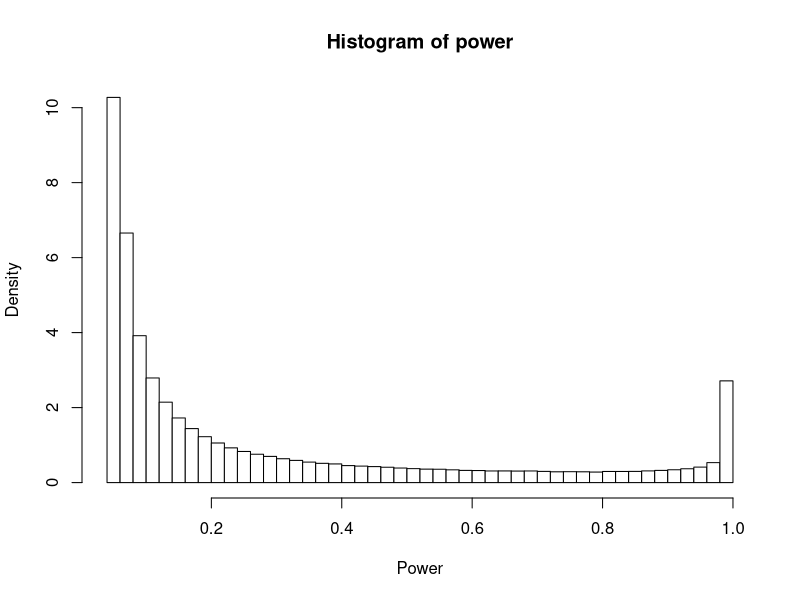
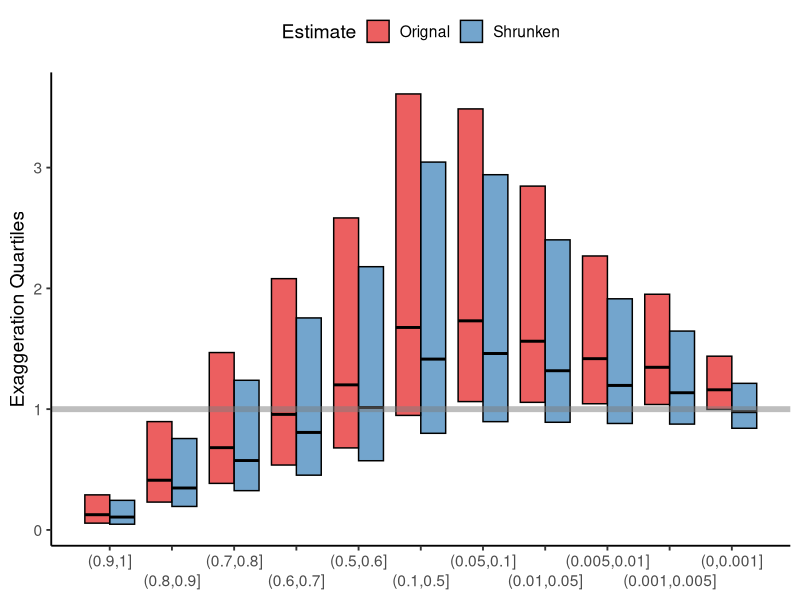
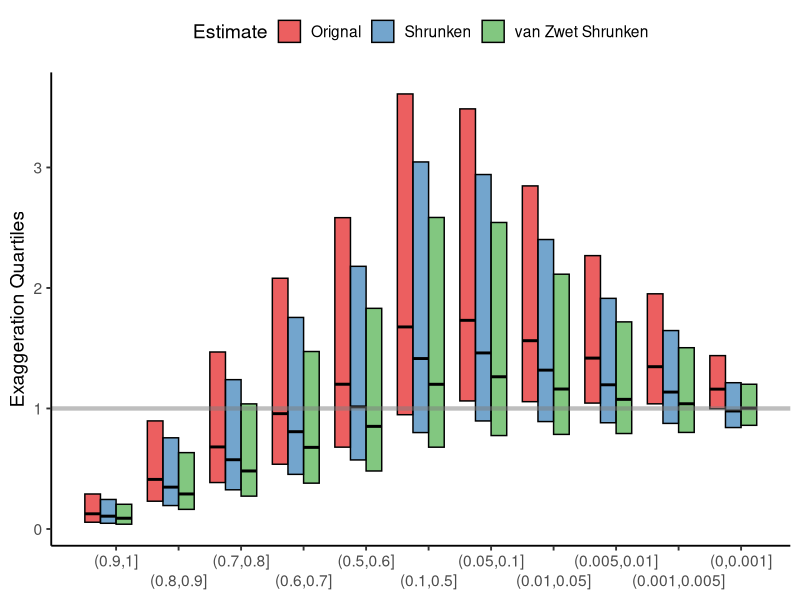

R code for these plots, in order:
## ---- chunk 1
#| code-fold: false
library(tidyverse)
rmix = function(n,p,m,s){
  d=rmultinom(n,1,p)
  rnorm(n,m%*%d,s%*%d)
}

# Standard deviation for the snr
s <- c(0.61, 1.42, 2.16, 5.64)
p <- c(0.32, 0.3, 0.3, 0.07)
m <- rep(0, 4)
n <- 1e6
snr <- rmix(n, p, m, s)
z <- rnorm(n, snr, 1)
## ---- chunk 2
#| code-fold: false
power <- pnorm(-1.96 - snr) + 1 - pnorm(1.96-snr)
hist(power, xlab = 'Power', breaks=40, col = 'white', probability = T)
## ---- chunk 3
#| code-fold: false

s_z <- c(1.17, 1.74, 2.38, 5.73)
s_weighted <- sqrt(weighted.mean(s_z^2, p))

new_snr <- rmix(n, p, m, s)
new_z <- rnorm(n, new_snr, 1)
shrunken_z <- new_z * 1.0 / (1/s_weighted^2 + 1)

new_exag <- abs(new_z/new_snr)
shrunken_exag <- abs(shrunken_z/new_snr)

## ---- chunk 4
p_values <- 2*pnorm(-abs(new_z))
p_strata <- cut(p_values, c(c(0, 0.001, 0.005, 0.01, 0.05, 0.1), seq(.5, 1, 0.1)))


df_sum <- tibble(
  p_strata = p_strata, 
  Orignal = new_exag,
  Shrunken = shrunken_exag
) %>% 
  pivot_longer(-p_strata, names_to = 'estimate', values_to = 'exag') %>% 
  group_by(p_strata, 
           estimate
           ) %>%
  summarise(
    q25 = quantile(exag, 0.25, na.rm = TRUE),
    q50 = quantile(exag, 0.50, na.rm = TRUE),
    q75 = quantile(exag, 0.75, na.rm = TRUE),
    mn = mean(exag)
  ) %>%
  mutate(strata_num = as.numeric(p_strata))

# Plot
dodge_width <- -0.2

ggplot(df_sum, aes(x = strata_num, fill = estimate)) +
  geom_rect(aes(
    xmin = strata_num - 0.2 + 
      ifelse(estimate == "Orignal", -dodge_width, dodge_width),
    xmax = strata_num + 0.2 + 
      ifelse(estimate == "Orignal", -dodge_width, dodge_width),
    ymin = q25, ymax = q75
  ), alpha = 0.7, color='black'
  ) +
  geom_segment(aes(
    x = strata_num - 0.2 + 
      ifelse(estimate == "Orignal", -dodge_width, dodge_width),
    xend = strata_num + 0.2 + 
      ifelse(estimate == "Orignal", -dodge_width, dodge_width),
    y = q50, yend = q50
  ),
  size = 1
  ) +
  geom_hline(yintercept = 1, color = "grey50", size = 2, alpha = 0.5) +
  scale_x_reverse(
    breaks = unique(df_sum$strata_num),
    labels = levels(p_strata),
    guide = guide_axis(n.dodge = 2)
  ) +
  labs(
    x = NULL,
    y = "Exaggeration Quartiles",
    fill='Estimate'
  ) +
  theme_classic(base_size = 14) +
  theme(legend.position = 'top') + 
  scale_fill_brewer(palette = "Set1")





## ---- chunk 5
z_hat <- map_dbl(new_z, ~{
  
  s2 <- s_z^2
  q <- p*dnorm(.x,0,sqrt(s2+1))
  q <- q/sum(q)
  m <- .x * s2 / (s2+1)
  sum(q * m)
})


zwet_shrunken_exag <- abs(z_hat / new_snr)

# Assign a numeric index per estimate for dodging
df_sum <- tibble(
  p_strata = p_strata, 
  Orignal = new_exag,
  Shrunken = shrunken_exag,
  `van Zwet Shrunken` = zwet_shrunken_exag
) %>% 
  pivot_longer(-p_strata, names_to = 'estimate', values_to = 'exag') %>% 
  group_by(p_strata, 
           estimate
           ) %>%
  summarise(
    q25 = quantile(exag, 0.25, na.rm = TRUE),
    q50 = quantile(exag, 0.50, na.rm = TRUE),
    q75 = quantile(exag, 0.75, na.rm = TRUE),
    mn = mean(exag)
  ) %>%
  mutate(strata_num = as.numeric(p_strata)) %>%
  group_by(p_strata) %>%
  mutate(est_index = as.numeric(factor(estimate, 
                                       levels = c("van Zwet Shrunken", "Shrunken", "Orignal")))) %>%
  ungroup()

bar_width <- 0.25

ggplot(df_sum, aes(x = strata_num, fill = estimate)) +
  # IQR rectangles
  geom_rect(aes(
    xmin = strata_num + (est_index - 2) * bar_width,
    xmax = strata_num + (est_index - 2) * bar_width + bar_width,
    ymin = q25, ymax = q75
  ),
  colour = "black", alpha = 0.7
  ) +
  # Median lines
  geom_segment(aes(
    x = strata_num + (est_index - 2) * bar_width,
    xend = strata_num + (est_index - 2) * bar_width + bar_width,
    y = q50, yend = q50
  ),
  size = 1, colour = "black"
  ) +
  geom_hline(yintercept = 1, color = "grey50", size = 1.5, alpha = 0.5) +
  scale_x_reverse(
    breaks = unique(df_sum$strata_num),
    labels = levels(p_strata),
    guide = guide_axis(n.dodge = 2)
  ) +
  labs(
    x = NULL,
    y = "Exaggeration Quartiles",
    fill = 'Estimate'
  ) +
  theme_classic(base_size = 14) +
  theme(legend.position = 'top') + 
  scale_fill_brewer(palette = "Set1")
